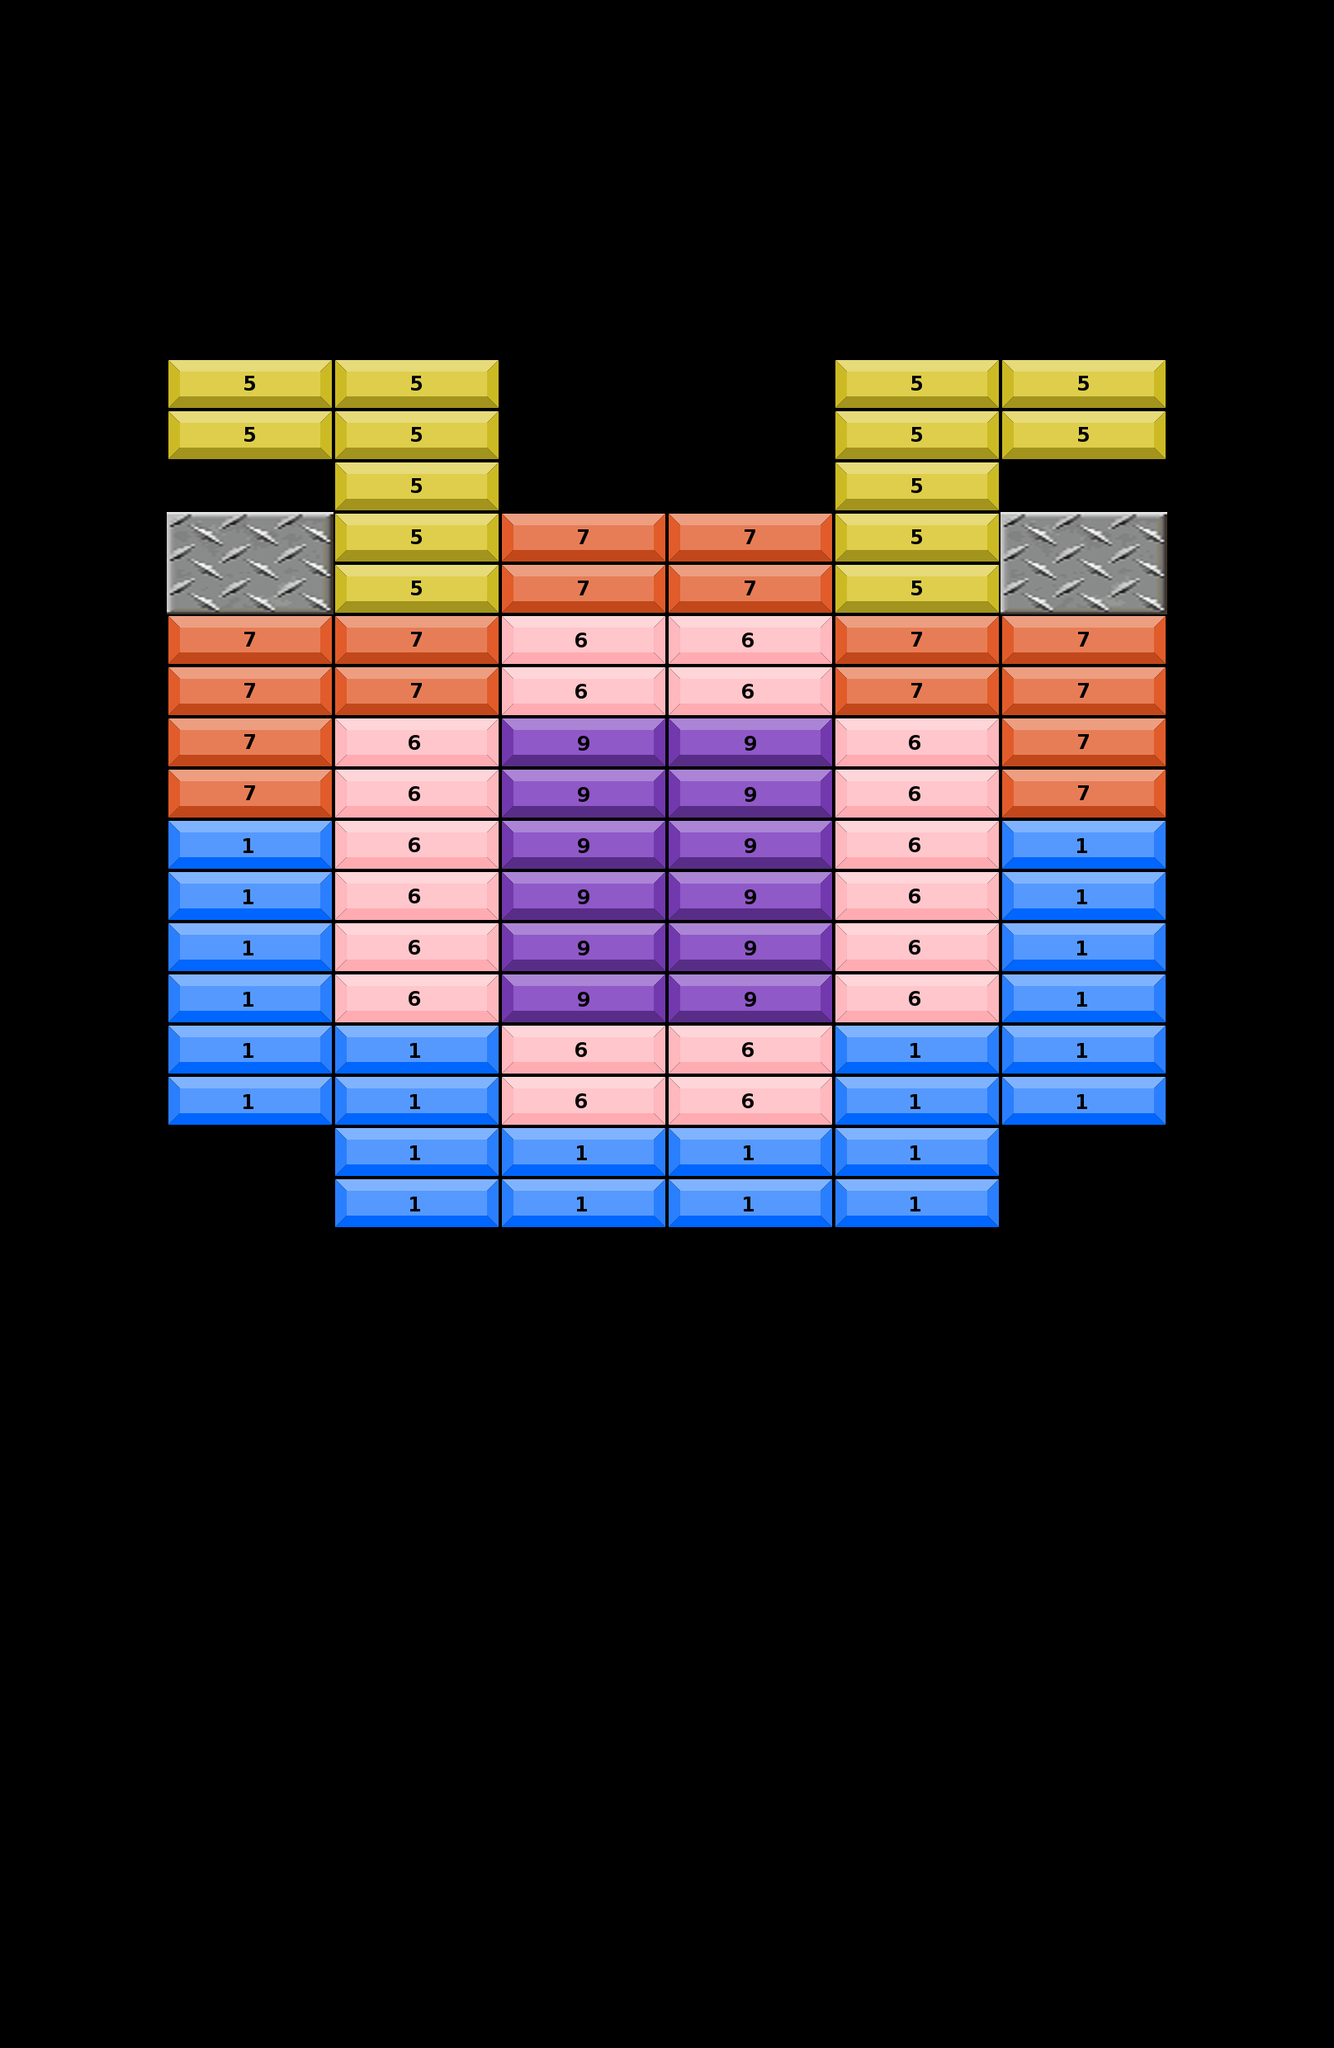

Below is a game level as drawn by its tile map, then a one-line description and the .tmx file that defines it, in full:
An orthogonal 8x40 tile map with 202x62 px tiles, 2 tile layers (obstacles layer, grids layer) and 2 objects (2x Wall).

<map version="1.5" tiledversion="1.7.2" orientation="orthogonal" renderorder="left-up" compressionlevel="0" width="8" height="40" tilewidth="202" tileheight="62" infinite="0" nextlayerid="6" nextobjectid="11">
 <tileset firstgid="1" source="bricks.tsx" />
 <layer id="4" name="obstacles layer" width="8" height="40">
  <data encoding="csv">
0,0,0,0,0,0,0,0,
0,0,0,0,0,0,0,0,
0,0,0,0,0,0,0,0,
0,0,0,0,0,0,0,0,
0,0,0,0,0,0,0,0,
0,0,0,0,0,0,0,0,
0,0,0,0,0,0,0,0,
0,0,0,0,0,0,0,0,
0,0,0,0,0,0,0,0,
0,0,0,0,0,0,0,0,
0,19,0,0,0,0,19,0,
0,20,0,0,0,0,20,0,
0,0,0,0,0,0,0,0,
0,0,0,0,0,0,0,0,
0,0,0,0,0,0,0,0,
0,0,0,0,0,0,0,0,
0,0,0,0,0,0,0,0,
0,0,0,0,0,0,0,0,
0,0,0,0,0,0,0,0,
0,0,0,0,0,0,0,0,
0,0,0,0,0,0,0,0,
0,0,0,0,0,0,0,0,
0,0,0,0,0,0,0,0,
0,0,0,0,0,0,0,0,
0,0,0,0,0,0,0,0,
0,0,0,0,0,0,0,0,
0,0,0,0,0,0,0,0,
0,0,0,0,0,0,0,0,
0,0,0,0,0,0,0,0,
0,0,0,0,0,0,0,0,
0,0,0,0,0,0,0,0,
0,0,0,0,0,0,0,0,
0,0,0,0,0,0,0,0,
0,0,0,0,0,0,0,0,
0,0,0,0,0,0,0,0,
0,0,0,0,0,0,0,0,
0,0,0,0,0,0,0,0,
0,0,0,0,0,0,0,0,
0,0,0,0,0,0,0,0,
0,0,0,0,0,0,0,0
</data>
 </layer>
 <layer id="1" name="grids layer" width="8" height="40">
  <data encoding="csv">
0,0,0,0,0,0,0,0,
0,0,0,0,0,0,0,0,
0,0,0,0,0,0,0,0,
0,0,0,0,0,0,0,0,
0,0,0,0,0,0,0,0,
0,0,0,0,0,0,0,0,
0,0,0,0,0,0,0,0,
0,5,5,0,0,5,5,0,
0,5,5,0,0,5,5,0,
0,0,5,0,0,5,0,0,
0,0,5,7,7,5,0,0,
0,0,5,7,7,5,0,0,
0,7,7,6,6,7,7,0,
0,7,7,6,6,7,7,0,
0,7,6,9,9,6,7,0,
0,7,6,9,9,6,7,0,
0,1,6,9,9,6,1,0,
0,1,6,9,9,6,1,0,
0,1,6,9,9,6,1,0,
0,1,6,9,9,6,1,0,
0,1,1,6,6,1,1,0,
0,1,1,6,6,1,1,0,
0,0,1,1,1,1,0,0,
0,0,1,1,1,1,0,0,
0,0,0,0,0,0,0,0,
0,0,0,0,0,0,0,0,
0,0,0,0,0,0,0,0,
0,0,0,0,0,0,0,0,
0,0,0,0,0,0,0,0,
0,0,0,0,0,0,0,0,
0,0,0,0,0,0,0,0,
0,0,0,0,0,0,0,0,
0,0,0,0,0,0,0,0,
0,0,0,0,0,0,0,0,
0,0,0,0,0,0,0,0,
0,0,0,0,0,0,0,0,
0,0,0,0,0,0,0,0,
0,0,0,0,0,0,0,0,
0,0,0,0,0,0,0,0,
0,0,0,0,0,0,0,0
</data>
 </layer>
 <objectgroup id="5" name="collision">
  <object id="9" name="Wall" x="202" y="620" width="202" height="124" />
  <object id="10" name="Wall" x="1212" y="620" width="202" height="124" />
 </objectgroup>
</map>
